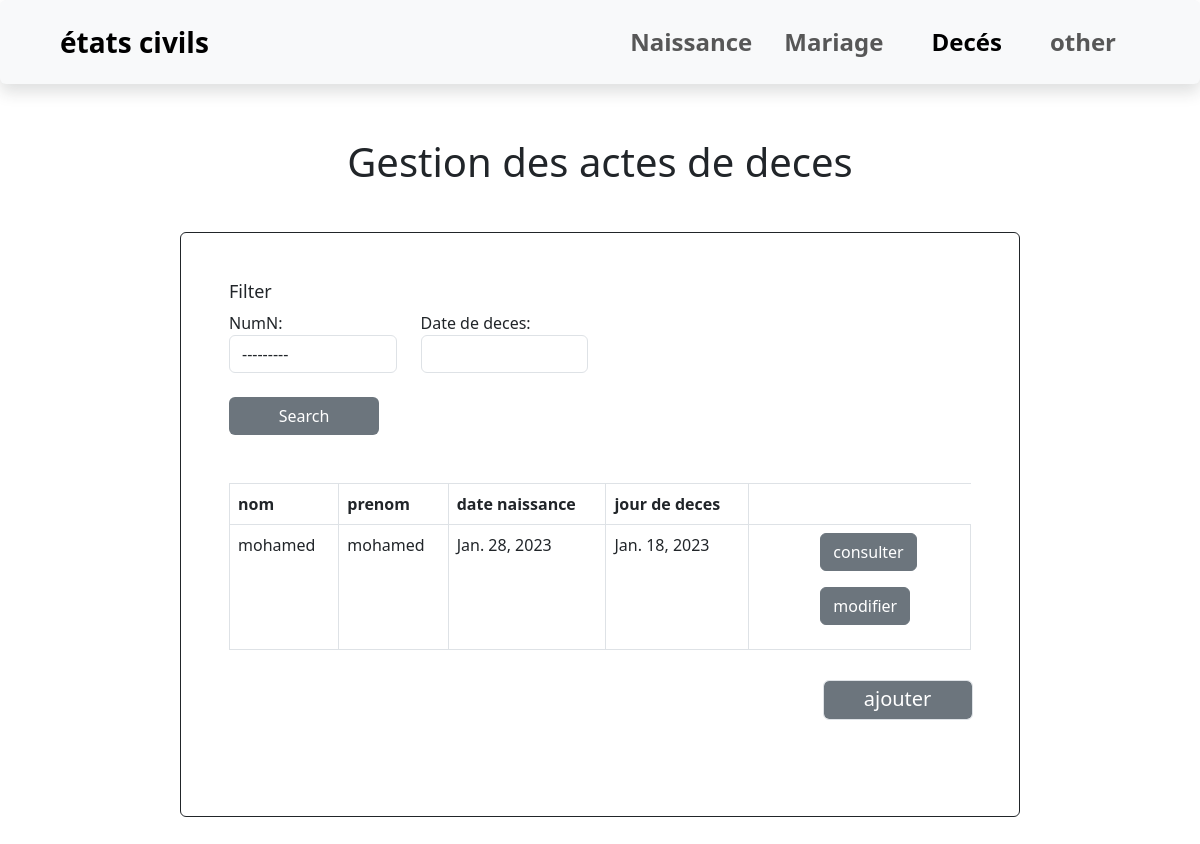
Screenshot of /rechercherD/ with the database file from the repository.
### app1/models.py (models this page shows, shortened)
class Deces(models.Model):
    officier=models.ForeignKey(Officier,on_delete=models.CASCADE,default=0)
    numero_registre = models.ForeignKey ( RegistreDeces , on_delete = models.CASCADE,default = 0 )
    mariée=models.CharField(max_length = 10,choices = (('oui','OUI'),('non','NON')),default = 'NON')
    jour_deces=models.DateField ( verbose_name = 'Date de deces' )
    heure_deces=models.TimeField ( verbose_name = 'Heure de deces' )
    lieu_deces=models.CharField ( max_length = 250 , verbose_name = 'Lieu de deces' )
    numN=models.ForeignKey(Naissance,on_delete=models.CASCADE,default=0)

class Naissance(models.Model):
    officier=models.ForeignKey(Officier,on_delete=models.CASCADE,default=0)
    numero_registre = models.ForeignKey(RegistreNaissance,on_delete=models.CASCADE ,default = 0)
    sexe = models.CharField(max_length=150, verbose_name='Precise le sexe', choices=Sexe,default = 'Masculin')
    nom = models.CharField(max_length=250, verbose_name='Nom')
    prenoms = models.CharField(max_length=250, verbose_name='Prenoms')
    date_naiss = models.DateField(verbose_name='Date de Naissance',null = True)
    heure_naiss = models.TimeField(verbose_name='Heure de Naissance')
    hopital = models.ForeignKey(Centre,on_delete=models.CASCADE)
    pays=models.CharField(max_length = 50,verbose_name = 'pays de naissance',default = 'Algérie')
    profession_pere = models.CharField(max_length=250, verbose_name='Profession du Pere', blank=True)
    profession_mere = models.CharField(max_length=250, verbose_name='Profession de la Mere')
    perei=models.ForeignKey("self",on_delete=models.CASCADE,default=1,blank=True,related_name="pereinfo")
    merei=models.ForeignKey("self",on_delete=models.CASCADE,default=1,blank=True,related_name="mereinfo")
    def __str__ ( self ) :
        return str ( self.id )

### app1/views.py (the view)
# urls.py: path('rechercherD/',views.searchD,name="searchD"),
def searchD(request):
    acte_list = Deces.objects.all()
    acte_filter = DecesFilter(request.GET, queryset=acte_list)
    return render(request, 'searchD.html', {'filter': acte_filter})

### templates/searchD.html (shortened to what this page needs)
<!DOCTYPE html>
{% load static %}
<html lang="en">
<head>
  <link rel="stylesheet" href="/static/css/bootstrap.min.css">
</head>
<body>
  <nav class="navbar navbar-expand-lg bg-body-tertiary px-5 shadow p-3 mb-5 bg-body-tertiary rounded">
    <div class="container-fluid">
      <a class="navbar-brand fs-3 fw-semibold" href="#">états civils </a>
      <div class="collapse navbar-collapse" id="navbarSupportedContent">
        <ul class="navbar-nav ms-auto mb-2 mb-lg-0">
          <li class="nav-item">
            <a class="nav-link  fs-4 fw-semibold" aria-current="page" href="{% url 'searchN' %}">Naissance</a>
          </li>
          <li class="nav-item">
            <a class="nav-link fs-4 px-4 fw-semibold" href="{% url 'searchM' %}">Mariage</a>
          </li>
          <li class="nav-item">
            <a class="nav-link active fs-4 px-4 fw-semibold" href="{% url 'searchD' %}">Decés</a>
          </li>
          <li class="nav-item">
            <a class="nav-link fs-4 px-4 fw-semibold" href="#">other</a>
          </li>
        </ul>
      </div>
    </div>
  </nav>
  <center style="font-size: 40px;margin-bottom: 20px;"> Gestion des actes de deces</center>
  <div class="container pt-5 border border-dark rounded mb-5 p-5" style="width:70%;margin-top:40px">
    {% load widget_tweaks %}
    {% block content %}
    <form method="get">
      <div class="well">
        <h4 style="margin-top: 0;font-size:18px">Filter</h4>
        <div class="row">
          <div class="form-group col-sm-3 col-md-3">
            {{ filter.form.numN.label_tag }}
            {% render_field filter.form.numN class="form-control" %}
          </div><br>
          <div class="form-group col-sm-3 col-md-3">
            {{ filter.form.jour_deces.label_tag }}
            {% render_field filter.form.jour_deces class="form-control" %}
          </div><br>
        </div>
        <br>
        <button type="submit" class="btn bg-secondary text-white " style="width:150px;">
           Search
        </button>
      </div><br><br>
    </form>
    <table class="table table-bordered">
      <thead>
        <tr>
          <th>nom</th>
          <th>prenom</th>
          <th>date naissance</th>
          <th>jour de deces</th>
        </tr>
      </thead>
      <tbody>
        {% for acteD in filter.qs %}
        <tr>
          <td>{{ acteD.numN.nom }}</td>
          <td>{{ acteD.numN.prenoms }}</td>
          <td>{{ acteD.numN.date_naiss }}</td>
          <td>{{ acteD.jour_deces }}</td>
          <td style="padding-right: 0;width:30%;"><div class="row" style="margin-left:auto;margin-right:auto;">
            <p data-placement="top" data-toggle="tooltip" title="Edit" id="ajt"><a href="/editD/{{ acteD.id }}"
                class="btn btn-secondary btn-xs" data-title="Edit" data-toggle="modal" data-target="#edit">consulter</a>
            </p>
            <p data-placement="top" data-toggle="tooltip" title="Edit" id="ajt"><a href="/modifierD/{{ acteD.id }}"
              class="btn btn-secondary btn-xs" data-title="Edit" data-toggle="modal"
              data-target="#edit">modifier</a></p>
            </div>
          </td>
        </tr>
        {% empty %}
        <tr>
          <td colspan="5">y'a pas d'acte pour cette personne !</td>
        </tr>
        {% endfor %}
      </tbody>
    </table>
    <a href="{% url 'ADD_Dec' %}" class="form-control bg-secondary fs-5 text-white mb-5 topdf"
      style="padding-top:3px;text-decoration:none;width:150px;height:40px;margin-top:30px;text-align:center;margin-left:80%">ajouter</a>
    {% endblock %}
  </div>
</body>
</html>

### templates/searchD.html (style rules this page uses)
#ajt { font-size: 17px; width: 110px; margin-left: auto; margin-right: auto; text-align: center }

### rows the page displays
Deces: numN.nom "mohamed", numN.prenoms "mohamed", numN.date_naiss "Jan. 28, 2023", jour_deces "Jan. 18, 2023"

### other values shown
{{ filter.form.numN.label_tag }} "NumN:"
{{ filter.form.jour_deces.label_tag }} "Date de deces:"
